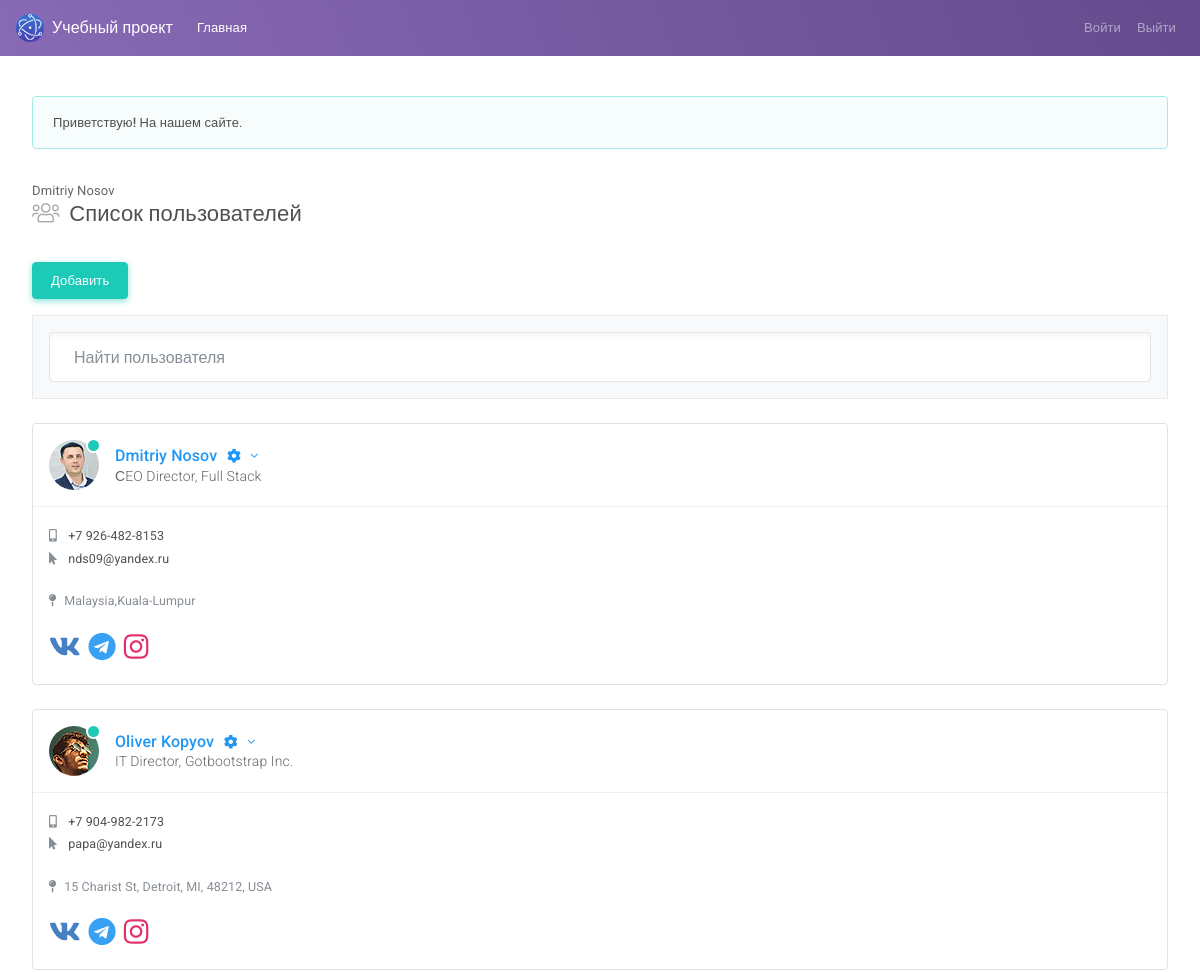
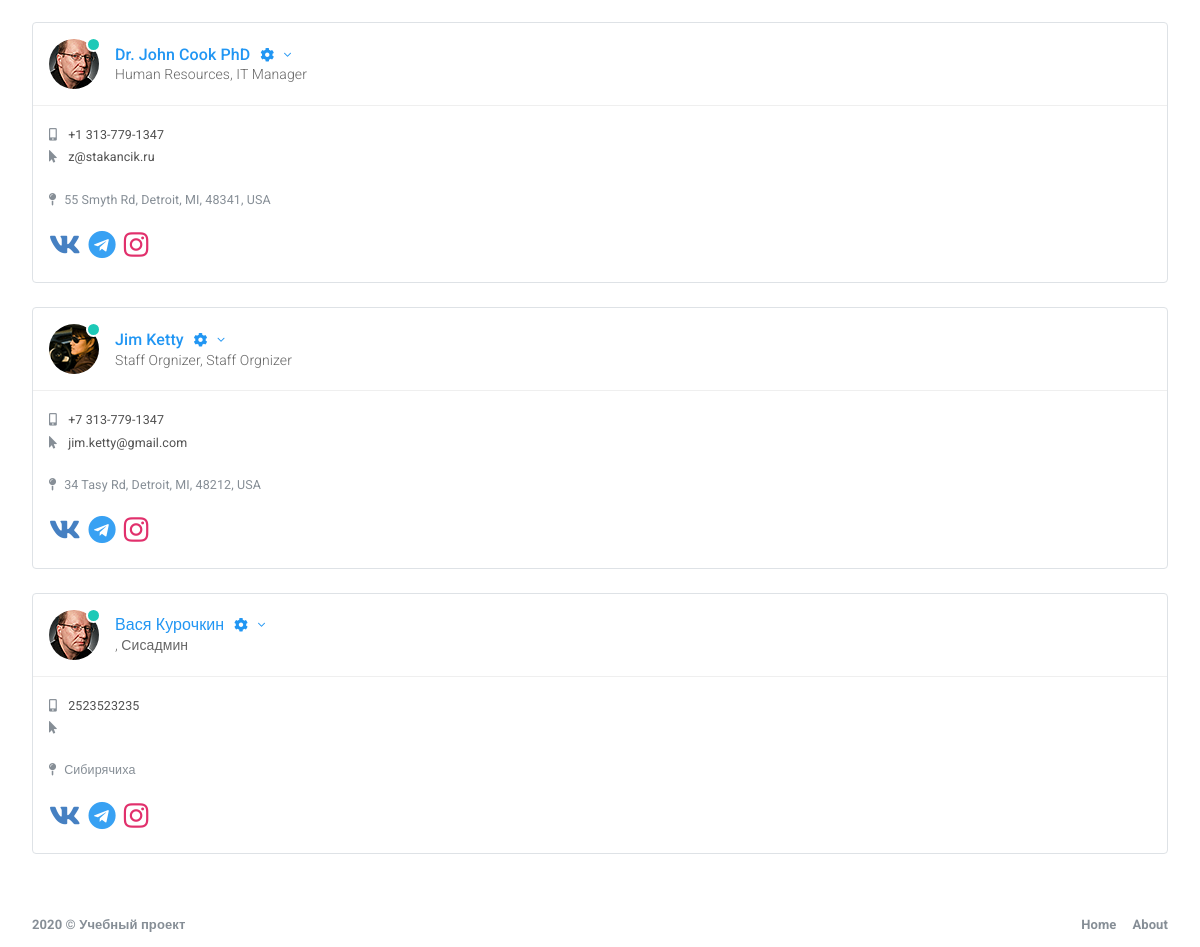
The page /users.php (signed in) on the database its author committed (2 pictures, top to bottom).
### tables this page shows
CREATE TABLE `user_info` (
  `user_id` int(11) NOT NULL,
  `name` varchar(150) DEFAULT NULL,
  `lastname` varchar(150) DEFAULT NULL,
  `edu` varchar(150) DEFAULT NULL,
  `prof` varchar(150) DEFAULT NULL,
  `phone` varchar(100) DEFAULT NULL,
  `address` varchar(250) DEFAULT NULL
);

### users.php (the view, shortened to what this page needs)
<?php
  include_once './function.php';
  $user_list = get_users();
  $role = $_SESSION['auth']['role'];
?>
<!DOCTYPE html>
<html lang="en">
<head>
    <link id="vendorsbundle" rel="stylesheet" media="screen, print" href="css/vendors.bundle.css">
    <link id="appbundle" rel="stylesheet" media="screen, print" href="css/app.bundle.css">
    <link id="myskin" rel="stylesheet" media="screen, print" href="css/skins/skin-master.css">
    <link rel="stylesheet" media="screen, print" href="css/fa-solid.css">
    <link rel="stylesheet" media="screen, print" href="css/fa-brands.css">
    <link rel="stylesheet" media="screen, print" href="css/fa-regular.css">
</head>
    <body class="mod-bg-1 mod-nav-link">
        <nav class="navbar navbar-expand-lg navbar-dark bg-primary bg-primary-gradient">
            <a class="navbar-brand d-flex align-items-center fw-500" href="users.html"><img alt="logo" class="d-inline-block align-top mr-2" src="img/logo.png"> Учебный проект</a>
            <div class="collapse navbar-collapse" id="navbarColor02">
                <ul class="navbar-nav mr-auto">
                    <li class="nav-item active">
                        <a class="nav-link" href="users.php">Главная <span class="sr-only">(current)</span></a>
                    </li>
                </ul>
                <ul class="navbar-nav ml-auto">
                    <li class="nav-item">
                        <a class="nav-link" href="page_login.html">Войти</a>
                    </li>
                    <li class="nav-item">
                        <a class="nav-link" href="./users.php?clearsession=true">Выйти</a>
                    </li>
                </ul>
            </div>
        </nav>
        <main id="js-page-content" role="main" class="page-content mt-3">
            <?php
             display_flash_message($_SESSION['class'],$_SESSION['message']);
             echo $_SESSION['auth']['name']." ". $_SESSION['auth']['lastname'] ;
            ?>
            <div class="subheader">
                <h1 class="subheader-title">
                    <i class='subheader-icon fal fa-users'></i> Список пользователей
                </h1>
            </div>
            <div class="row">
                <div class="col-xl-12">
                    <?php if($role == 'admin')  { ?>
                        <a class="btn btn-success" href="./create_user.php">Добавить</a>
                    <?php } ?>
                    <div class="border-faded bg-faded p-3 mb-g d-flex mt-3">
                        <input type="text" id="js-filter-contacts" name="filter-contacts" class="form-control shadow-inset-2 form-control-lg" placeholder="Найти пользователя">
                    </div>
                </div>
            </div>
            <div class="row" id="js-contacts">
                <?php
                 foreach ($user_list as $u_list):
                ?>
                <div class="col-xl-4">
                    <div id="c_1" class="card border shadow-0 mb-g shadow-sm-hover" data-filter-tags="oliver kopyov">
                        <div class="card-body border-faded border-top-0 border-left-0 border-right-0 rounded-top">
                            <div class="d-flex flex-row align-items-center">
                                <span class="status status-success mr-3">
                                    <span class="rounded-circle profile-image d-block " style="background-image:url('img/demo/avatars/<?=$u_list[filename]?>'); background-size: cover;"></span>
                                </span>
                                <div class="info-card-text flex-1">
                                    <a href="javascript:void(0);" class="fs-xl text-truncate text-truncate-lg text-info" data-toggle="dropdown" aria-expanded="false"><?=$u_list[name]?> <?=$u_list[lastname]?>
                                    <?php
                                     if($role == 'admin' || $u_list[email] == $_SESSION['auth']['email'])  { ?>
                                        <i class="fal fas fa-cog fa-fw d-inline-block ml-1 fs-md"></i>
                                        <i class="fal fa-angle-down d-inline-block ml-1 fs-md"></i>
                                    </a>
                                    <?php  } else {  ?>
                                          </a>
                                        <? } ?>
                                    <span class="text-truncate text-truncate-xl"><?=$u_list[edu]?>,
                                        <?=$u_list[prof]?></span>
                                </div>
                            </div>
                        </div>
                        <div class="card-body p-0 collapse show">
                            <div class="p-3">
                                <a href="tel:+13174562564" class="mt-1 d-block fs-sm fw-400 text-dark">
                                    <i class="fas fa-mobile-alt text-muted mr-2"></i>
                                    <?=$u_list[phone]?></a>
                                <a href="mailto:oliver.kopyov@smartadminwebapp.com" class="mt-1 d-block fs-sm fw-400 text-dark">
                                    <i class="fas fa-mouse-pointer text-muted mr-2"></i> <?=$u_list[email]?></a>
                                <address class="fs-sm fw-400 mt-4 text-muted">
                                    <i class="fas fa-map-pin mr-2"></i><?=$u_list[address]?></address>
                                <div class="d-flex flex-row">
                                    <a href="javascript:void(0);" class="mr-2 fs-xxl" style="color:#4680C2">
                                        <i class="fab fa-vk"></i>
                                    </a>
                                    <a href="javascript:void(0);" class="mr-2 fs-xxl" style="color:#38A1F3">
                                        <i class="fab fa-telegram"></i>
                                    </a>
                                    <a href="javascript:void(0);" class="mr-2 fs-xxl" style="color:#E1306C">
                                        <i class="fab fa-instagram"></i>
                                    </a>
                                </div>
                            </div>
                        </div>
                    </div>
                </div>
                <?endforeach?>
            </div>
        </main>
        <footer class="page-footer" role="contentinfo">
            <div class="d-flex align-items-center flex-1 text-muted">
                <span class="hidden-md-down fw-700">2020 © Учебный проект</span>
            </div>
            <div>
                <ul class="list-table m-0">
                    <li><a href="intel_introduction.html" class="text-secondary fw-700">Home</a></li>
                    <li class="pl-3"><a href="info_app_licensing.html" class="text-secondary fw-700">About</a></li>
                </ul>
            </div>
        </footer>
    </body>
</html>

### function.php (shortened to what this page needs)
<?php
  function display_flash_message($class,$message) {
    if(isset($_SESSION['class'])) {
    echo "<div class=\"alert alert-".$_SESSION['class']." text-dark\" role=\"alert\">
            ".$_SESSION['message']."
        </div>";
    }
  }
  function get_users() {
   $charset = 'SET NAMES utf8';
   $pdo = new PDO("mysql:host=localhost;dbname=immersion","root","root",array(PDO::MYSQL_ATTR_INIT_COMMAND => "$charset"));
  $sql = "SELECT DISTINCT `user_info`.*,`user_img`.`filename`,`user_privacy`.`passwrd`,`user_privacy`.`email`,`user_privacy`.`status`,`user_smm`.`vk`,`user_smm`.`teleg`,`user_smm`.`insta`
    FROM `user_info`
    LEFT JOIN `user_img` ON `user_info`.`user_id` = `user_img`.`user_id`
    LEFT JOIN `user_privacy` ON `user_info`.`user_id` = `user_privacy`.`user_id`
    LEFT JOIN `user_smm` ON `user_info`.`user_id` = `user_smm`.`user_id`";
   $statement    = $pdo->prepare($sql);
   $statement   -> execute ([
   ]);
   $info_user = $statement  -> fetchAll(PDO::FETCH_ASSOC);
   return $info_user;
  }

### css/fa-solid.css (style rules this page uses)
.fa,.fas { font-family:'Font Awesome 5 Pro';font-weight:900 }

### css/fa-brands.css (style rules this page uses)
.fab { font-family:'Font Awesome 5 Brands';font-weight:400 }

### rows shown on the page
user_info: shows a picture, name "Dmitriy", lastname "Nosov", edu "СEO Director", prof "Full Stack", phone "+7 926-482-8153", u_list "nds09@yandex.ru", address "Malaysia,Kuala-Lumpur"
user_info: shows a picture, name "Oliver", lastname "Kopyov", edu "IT Director", prof "Gotbootstrap Inc.", phone "+7 904-982-2173", u_list "papa@yandex.ru", address "15 Charist St, Detroit, MI, 48212, USA"
user_info: name "Dr. John", lastname "Cook PhD", edu "Human Resources", prof "IT Manager", phone "+1 313-779-1347", u_list "z@stakancik.ru", address "55 Smyth Rd, Detroit, MI, 48341, USA"
user_info: shows a picture, name "Jim", lastname "Ketty", edu "Staff Orgnizer", prof "Staff Orgnizer", phone "+7 313-779-1347", u_list "jim.ketty@gmail.com", address "34 Tasy Rd, Detroit, MI, 48212, USA"
user_info: name "Вася", lastname "Курочкин", prof "Сисадмин", phone "2523523235", address "Сибирячиха"

### other values the page prints
$_SESSION['message'] "Приветствую! На нашем сайте."
$_SESSION['auth']['name'] "Dmitriy"
$_SESSION['auth']['lastname'] "Nosov"
